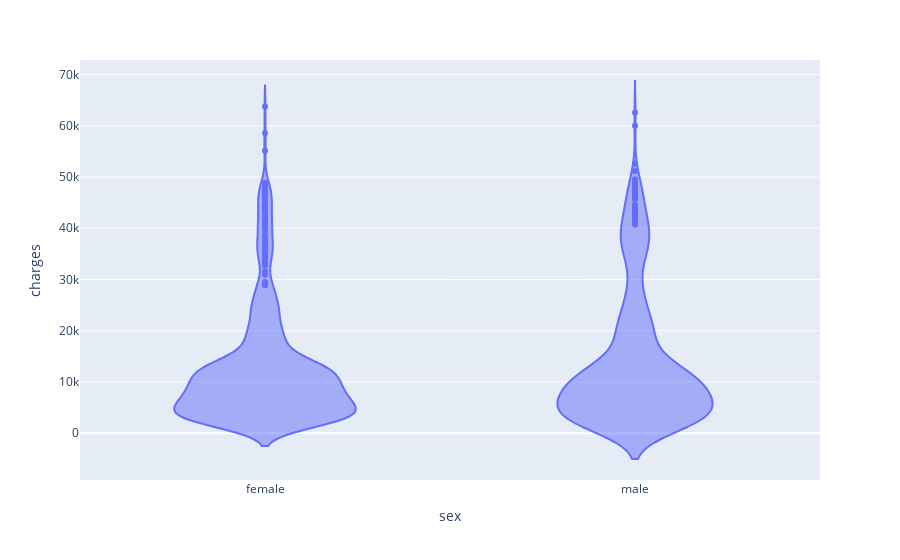

Notebook code for this chart:
### Code cell
fig4 = px.violin (medical_df,
                 x = 'sex',
                 y = 'charges')
                 
fig4.show()

### Figure 1 — Plotly figure (JSON) as saved in the notebook; plotly's stock layout.template omitted (floating-point values rounded to 4 significant figures; data arrays with more than 128 entries replaced by an {"elided": "..."} marker saying what was removed)
{"data": [{"alignmentgroup": "True", "box": {"visible": false}, "hovertemplate": "sex=%{x}<br>charges=%{y}<extra></extra>", "legendgroup": "", "marker": {"color": "#636efa"}, "name": "", "offsetgroup": "", "orientation": "v", "scalegroup": "True", "showlegend": false, "type": "violin", "x": {"elided": "1338 str values"}, "x0": " ", "xaxis": "x", "y": {"elided": "1338 float values"}, "y0": " ", "yaxis": "y"}], "layout": {"legend": {"tracegroupgap": 0}, "margin": {"t": 60}, "violinmode": "group", "xaxis": {"anchor": "y", "domain": [0, 1], "title": {"text": "sex"}}, "yaxis": {"anchor": "x", "domain": [0, 1], "title": {"text": "charges"}}}}
